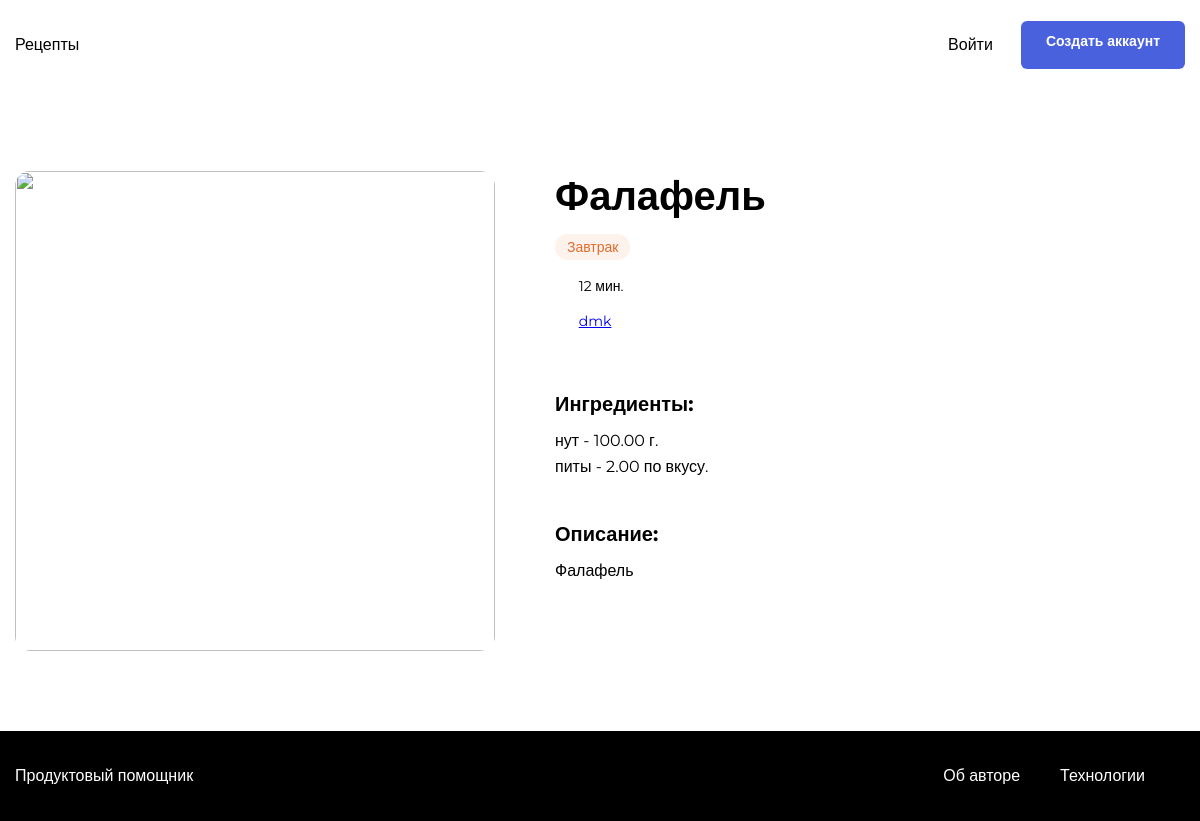
Page /recipes/falafel/ on the committed database.
### recipes/models.py (models this page shows, shortened)
class Recipe(models.Model):
    author = models.ForeignKey(
        User,
        verbose_name='Автор',
        on_delete=models.CASCADE,
        related_name='recipes',
        help_text='Выберите автора рецепта'
    )
    title = models.CharField(
        max_length=200,
        unique=True,
        verbose_name='Название рецепта',
        help_text='Укажите название рецепта'
    )
    description = models.TextField(
        verbose_name='Описание',
        help_text='Укажите подробное описание рецепта',
    )
    file = models.ImageField(
        verbose_name='Загрузить фото',
        help_text='Загрузите фото приготовленного рецепта',
        upload_to='recipes/'
    )
    ingredients = models.ManyToManyField(
        Ingredient,
        verbose_name='Ингредиенты',
        through='IngredientRecipe',
        help_text='Выберите один или несколько ингредиентов',
        related_name='recipes'
    )
    tags = models.ManyToManyField(
        Tag,
        help_text='Выберите один или несколько ингредиентов тегов',
        verbose_name='Теги',
        related_name='recipes'
    )
    cooking_time = models.IntegerField(
        validators=[MinValueValidator(limit_value=1)],
        verbose_name='Время приготовления',
        help_text='Время приготовления в минутах'
    )
    slug = models.SlugField(
        verbose_name='Ссылка',
        auto_created=True,
        help_text=(
            'Заполняется автоматически по названию рецепта'
        )
    )
    pub_date = models.DateTimeField(
        verbose_name='Дата публикации',
        auto_now_add=True,
    )
    class Meta:
        verbose_name = 'Рецепт'
        verbose_name_plural = 'Рецепты'
        ordering = ('-pub_date',)

class Tag(models.Model):
    name = models.CharField(
        verbose_name='Имя',
        help_text='Введите имя тега',
        max_length=50,
        unique=True
    )
    color = models.CharField(
        verbose_name='Цвет',
        help_text='Введите цвет для тега',
        max_length=50
    )
    slug = models.SlugField(
        verbose_name='Тег',
        auto_created=True,
        help_text='Введите слаг для тега',
        unique=True
    )
    class Meta:
        verbose_name = 'Тег'
        verbose_name_plural = 'Теги'
        ordering = ('name',)

class IngredientRecipe(models.Model):
    ingredient = models.ForeignKey(
        Ingredient,
        verbose_name='Название',
        on_delete=models.CASCADE,
        related_name='ingredientsrecipe'
    )
    recipe = models.ForeignKey(
        Recipe,
        verbose_name='Рецепт',
        on_delete=models.CASCADE,
        related_name='ingredientsrecipe'
    )
    amount = models.DecimalField(
        verbose_name='Количество',
        max_digits=10,
        decimal_places=2,
        validators=[MinValueValidator(float('0.01'))]
    )

class Ingredient(models.Model):
    title = models.CharField(
        max_length=200,
        verbose_name='Название',
        help_text='Введите название ингредиента',
    )
    dimension = models.CharField(
        max_length=50,
        verbose_name='Единица измерения',
        help_text='Введите единицу измерения',
    )
    class Meta:
        verbose_name = 'Ингредиент'
        verbose_name_plural = 'Ингредиенты'

### recipes/views.py (the view)
def recipe_view(request, slug):
    recipe = get_object_or_404(
        Recipe.objects,
        slug=slug
    )
    is_author = recipe.author == request.user
    is_following = recipe.author.following.filter(
        user__id=request.user.id).exists()
    is_purchassing = recipe.purchases.filter(
        user__id=request.user.id
    ).exists()
    ingredientsrecipe = recipe.ingredientsrecipe.all()
    return render(request, 'singlePage.html', {
        'recipe': recipe,
        'is_author': is_author,
        'is_following': is_following,
        'is_purchassing': is_purchassing,
        'ingredientsrecipe': ingredientsrecipe
    })

### templates/singlePage.html (shortened to what this page needs)
{% extends "base.html" %}
{% load static %}
{% load thumbnail %}
{% load app_tags %}
{% block styles %}
<link rel="stylesheet" href="{% static 'pages/single.css' %}">
{% endblock %}
{% block main_content %}
<div class="single-card" data-id="{{recipe.id}}"
  data-author="{{recipe.author.id}}">
  {% include "includes/image.html" with filename=recipe.file class="single-card__image" %}
    <div class="single-card__info">
      <div class="single-card__header-info">
        <h1 class="single-card__title">
          {{ recipe.title }}
        </h1>
      </div>
      <ul class="single-card__items">
          {% for tag in recipe.tags.all %}
            <li class="single-card__item">
              <span class="badge badge_style_{{ tag.color }}">
              {{ tag.name }}
            </span></li>
          {% endfor %}
      </ul>
      <div class="single-card__items single-card__items_column">
          <p class="single-card__text">
            <span class="icon-time"></span>
            {{ recipe.cooking_time }} мин.
          </p>
          <ul class="single-card__items">
              <li class="single-card__item" >
                <p class="single-card__text">
                  <span class="icon-user"></span>
                  <a href="{% url 'profile' recipe.author %}">
                    {{ recipe.author }}
                  </a>
                </p>
              </li>
          </ul>
      </div>
      <div class="single-card__section">
        <h3 class="single-card__section-title">Ингредиенты:</h3>
        <div class="single-card__items single-card__items_column">
          {% for ir in ingredientsrecipe %}
          <p class=" single-card__section-item">
            {{ ir.ingredient.title }} - {{ ir.amount }} {{ ir.ingredient.dimension }}.
          </p>
          {% endfor %}
        </div>
      </div>
      <div class="single-card__section">
        <h3 class="single-card__section-title">Описание:</h3>
        <p class=" single-card__section-text">{{ recipe.description }}</p>
      </div>
    </div>
</div>
{% endblock %}

### static/pages/single.css (style rules this page uses)
* { box-sizing: border-box; }
html, body { min-height: 100%; }

### static/blocks/body/body.css (style rules this page uses)
.body { display: flex; flex-direction: column; }

### static/blocks/single-card/single-card.css (style rules this page uses)
.single-card { display: flex; justify-content: space-between; }

### static/blocks/single-card/__title/single-card__title.css (style rules this page uses)
.single-card__title { font-family: 'Montserrat', sans-serif; font-style: normal; font-weight: bold; font-size: 40px; line-height: 49px; color: #000000; margin: 0; }

### static/blocks/single-card/__info/single-card__info.css (style rules this page uses)
.single-card__info { display: flex; flex-direction: column; width: 100%; padding-left: 60px; }

### static/blocks/single-card/__header-info/single-card__header-info.css (style rules this page uses)
.single-card__header-info { display: flex; justify-content: space-between; margin: 0 0 18px; }

### static/blocks/single-card/__items/single-card__items.css (style rules this page uses)
.single-card__items { display: flex; flex-direction: row; list-style: none; padding: 0; margin: 0 0 20px; }

### static/blocks/single-card/__item/single-card__item.css (style rules this page uses)
.single-card__item { margin-right: 8px; height: 100%; }

### static/blocks/single-card/__text/single-card__text.css (style rules this page uses)
.single-card__text { font-family: 'Montserrat', sans-serif; font-style: normal; font-weight: normal; font-size: 14px; line-height: 17px; color: #000000; margin: 0 0 15px; padding: 0; }
.single-card__text:last-child { margin-bottom: 0; }

### static/blocks/single-card/__items/_column/single-card__items_column.css (style rules this page uses)
.single-card__items_column { flex-direction: column; max-height: 129px; flex-wrap: wrap; }

### static/blocks/single-card/__section/single-card__section.css (style rules this page uses)
.single-card__section { margin: 0 0 22px; }
.single-card__section:last-child { margin: 0; }

### static/blocks/single-card/__section-title/single-card__section-title.css (style rules this page uses)
.single-card__section-title { font-family: 'Montserrat', sans-serif; font-style: normal; font-weight: bold; font-size: 20px; line-height: 24px; color: #000000; margin: 0 0 12px; }

### static/blocks/single-card/__section-text/single-card__section-text.css (style rules this page uses)
.single-card__section-text { font-size: 16px; line-height: 26px; font-family: 'Montserrat', sans-serif; font-style: normal; font-weight: normal; color: #000000; margin: 0 0 27px; padding: 0; }

### static/blocks/single-card/__section-item/single-card__section-item.css (style rules this page uses)
.single-card__section-item { font-size: 16px; line-height: 26px; font-family: 'Montserrat', sans-serif; font-style: normal; font-weight: normal; color: #000000; margin: 0; padding: 0; width: max-content; }

### static/blocks/badge/badge.css (style rules this page uses)
.badge { color: #fff; background: #ddd; border-radius: 24px; padding: 4px 12px; font-style: normal; font-weight: 500; font-size: 14px; line-height: 17px; font-family: 'Montserrat', sans-serif; }

### static/blocks/badge/_style/badge_style_orange.css (style rules this page uses)
.badge_style_orange { background: rgba(234, 146, 99, 0.12); color: #E26C2D; }

### rows in the picture
Recipe: title "Фалафель", cooking_time "12", author "dmk", description "Фалафель"
Tag: name "Завтрак"
IngredientRecipe: ingredient "нут", amount "100.00", ingredient.dimension "г"
IngredientRecipe: ingredient "питы", amount "2.00", ingredient.dimension "по вкусу"
